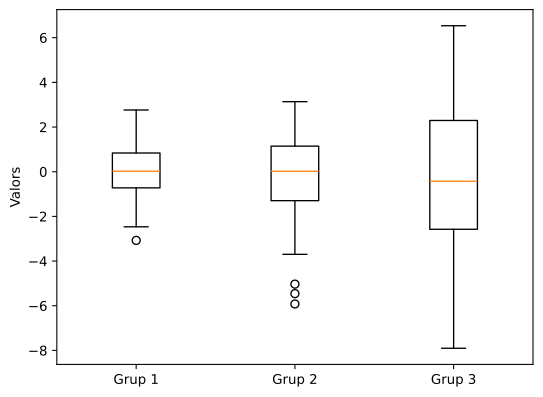

Python code for this plot:
import matplotlib.pyplot as plt
import numpy as np

dades = [np.random.normal(0, std, 100) for std in range(1, 4)]

plt.boxplot(dades, tick_labels=["Grup 1", "Grup 2", "Grup 3"])
plt.ylabel("Valors")
plt.savefig("p7.svg", bbox_inches="tight")
